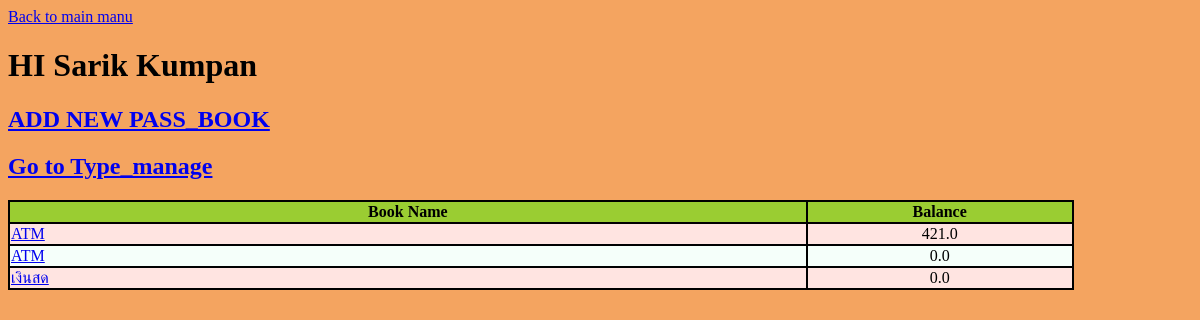
The page /accounting/1/user_book/ on the database as committed earlier.
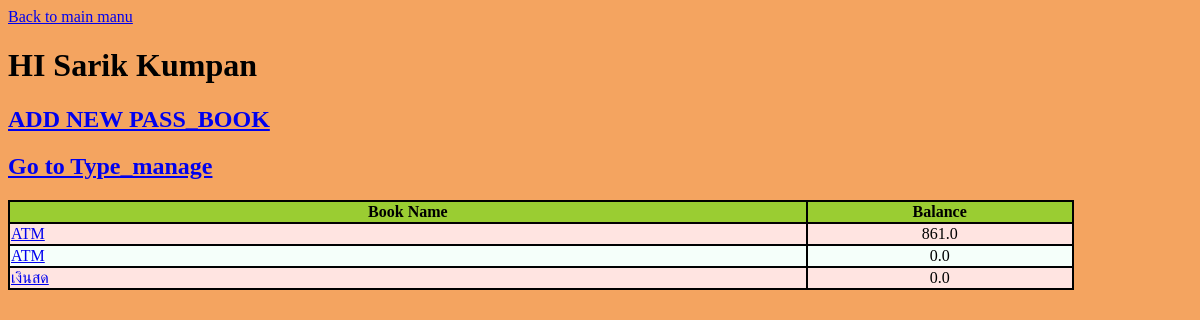
The same page on the database as committed later.
### accounting/models.py (models this page shows, shortened)
class Pass_book(models.Model):
    user = models.ForeignKey(User, on_delete=models.CASCADE)
    book_name = models.CharField(max_length=60)
    balance = models.FloatField(default=0)
    founded = models.DateTimeField('data founded')

### accounting/views.py (the view)
# urls.py: url(r'^(?P<pk>[0-9]+)/user_book/$', views.UserBook.as_view(), name='user_book'),
class UserBook(generic.DetailView): # for show all user book
    model = User
    template_name = 'accounting/user_book_page.html'

### accounting/templates/accounting/user_book_page.html (shortened to what this page needs)
<head>
</head>
<body style="background-color:SandyBrown">
<a href="{% url 'accounting:index' %}">Back to main manu</a>
<h1> HI {{user.user_name}} </h1>
<a href="{% url 'accounting:book_manage' pk=user.id %}"><h2>ADD NEW PASS_BOOK</h2></a>
<a href="{% url 'accounting:type_manage' pk=user.id %}"><h2>Go to Type_manage</h2></a>
{% if user.pass_book_set.all %}
    <table>
    	<tr>
			<th class="book">Book Name</th>
			<th>Balance</th>
		</tr>
	{% for book in user.pass_book_set.all %}
        <tr>
		    <td><a href="{% url 'accounting:book_detail' pk=book.id%}">{{book.book_name}}</a></td>
            <td style="text-align:center">{{book.balance}}</td>
        </tr>
	{% endfor %}
{% endif %}
</body>

Rows that differ between the two databases and show on the page:
changed Pass_book (number 1 of 3 on the later page): balance "421.0" → "861.0"
